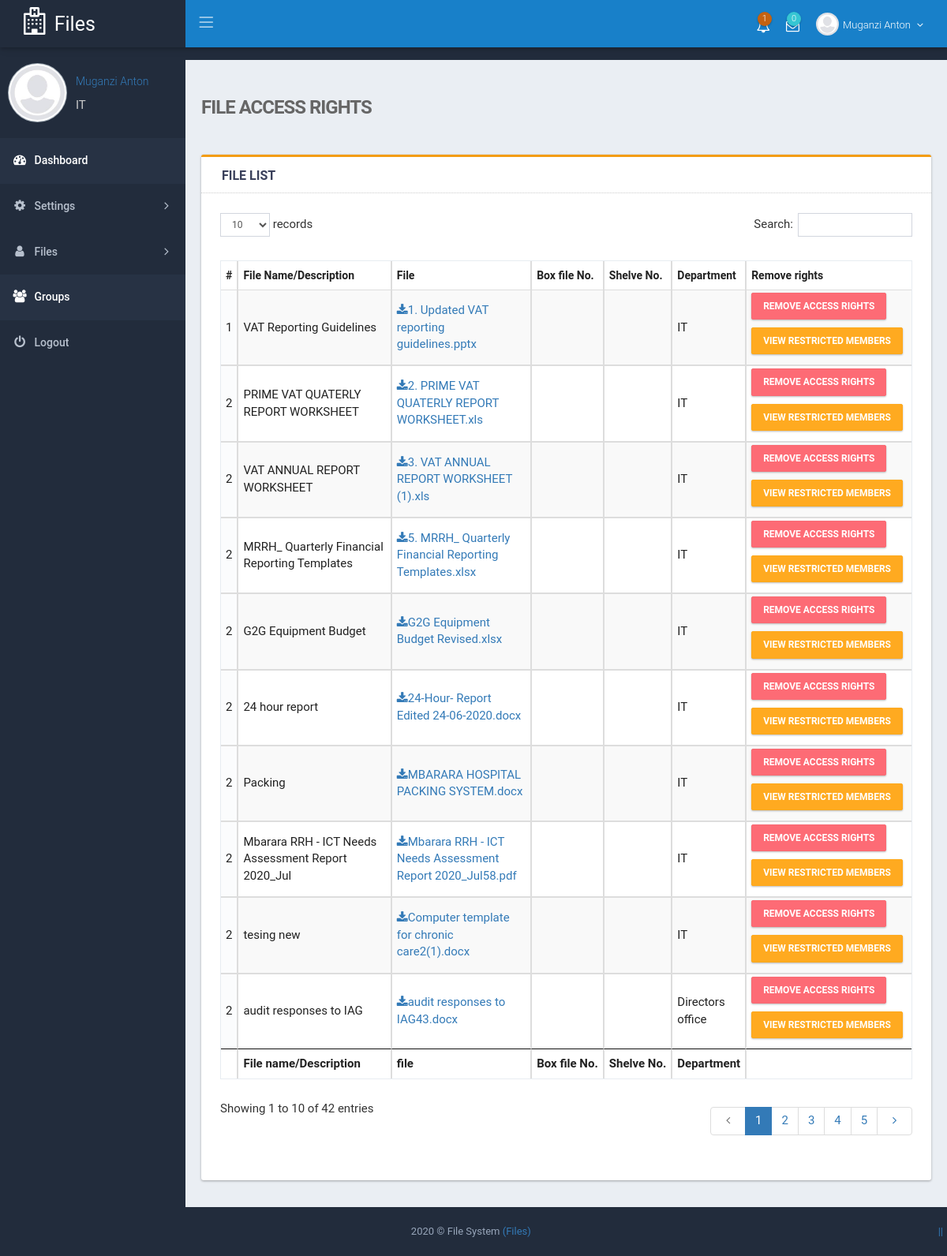
/index.php?page=fileaccess&mode=registered (signed in), run on the app's committed database.
### tables this page shows
CREATE TABLE IF NOT EXISTS `file` (
  `file_id` int(11) NOT NULL AUTO_INCREMENT,
  `staff_id` int(11) DEFAULT NULL,
  `file_name` text DEFAULT NULL,
  `file` text DEFAULT NULL,
  `passcode` text DEFAULT NULL,
  `department_id` int(11) DEFAULT NULL,
  `status` int(11) DEFAULT 1,
  `Box_number` text DEFAULT NULL,
  `Shelve_number` text DEFAULT NULL,
  `Group_id` int(11) DEFAULT NULL,
  PRIMARY KEY (`file_id`)
);

### classes/DB.php (called while the page is built, shortened)
<?php
class DB {
    private static $_instance = null;
    private $_pdo,
            $_query,
            $_error = false,
            $_result,
            $_options,
            $_dropQuery,
            $_columnName,
            $_ipNumber = null,
            $_count = 0,
            $_ugxAmount,
            $_grade, $_comment;
    private function __construct() {
        try {
            $this->_pdo = new PDO('mysql:host=' . Config::get('mysql/host') . ';dbname=' . Config::get('mysql/db'), Config::get('mysql/username'), Config::get('mysql/password'));
        } catch (PDOException $exc) {
            die($exc->getMessage());
        }
    }
    public static function getInstance() {
        if (!isset(self::$_instance)) {
            self::$_instance = new DB();
        }
        return self::$_instance;
    }
    public function query($sql, $params = array()) {
        if ($this->_query = $this->_pdo->prepare($sql)) {
            if ($this->_query->execute()) {
                $this->_result = $this->_query->fetchAll(PDO::FETCH_OBJ);
                $this->_count = $this->_query->rowCount();
            } else {
                print_r($this->_query->errorInfo());
                $this->_error = true;
            }
        }
        return $this;
    }
    public function results() {
        return $this->_result;
    }
    public function count() {
        return $this->_count;
    }
    public function checkRows($sql) {
        $this->_query = $this->query($sql);
        if ($this->count() > 0) {
            return TRUE;
        } else {
            return FALSE;
        }
    }
    public function querySample($sql) {
        if ($this->_query = $this->_pdo->prepare($sql)) {
            if ($this->_query->execute()) {
                $this->_result = $this->_query->fetchAll(PDO::FETCH_OBJ);
                $this->_count = $this->_query->rowCount();
            } else {
                print_r($this->_query->errorInfo());
                $this->_error = true;
            }
        }
        return $this->_result;
    }
    public function displayTableColumnValue($sql, $tbl_col_name) {
        $this->_columnName = "";
        $this->_query = $this->query($sql);
        foreach ($this->_query->results() as $result) {
            $this->_columnName = $result->$tbl_col_name;
        }
        return $this->_columnName;
    }
}
?>

### core/init.php (called while the page is built, shortened)
<?php
spl_autoload_register(function($class) {
    if (file_exists('classes/' . $class . '.php')) {
        return TRUE;
    }
    return FALSE;
});
?>

### classes/Config.php (called while the page is built)
<?php
class Config{
    public static function get($path=null){
        if($path){
            $config=$GLOBALS['config'];
            $path =  explode('/', $path);
            foreach ($path as $bit)
            {
                if(isset($config[$bit]))
                {
                    $config=$config[$bit];
                }
            }
            return $config;
        }
        return false;
    }
}
?>

### pages/settings/fileaccess.php (the view, shortened to what this page needs)
<!DOCTYPE html>
<html lang="en">
    <head>
        <?php include_once 'includes/header_css.php'; ?>
    </head>
    <body class="page-header-fixed sidemenu-closed-hidelogo page-content-white page-md header-blue">
        <div class="page-wrapper">
            <?php include_once 'includes/header_menu.php'; ?>
            <div class="page-container">
                <?php
                include_once 'includes/side_menu.php';
                if (isset($_GET['mode'])) {
                    echo $mode = $_GET['mode'];
                    $hidden2 = "";
                    if ($mode == 'register') {
                        $hidden = "";
                        $hidden2 = "hidden";
                        $class_width = "col-md-7";
                        $limit = "limit 10";
                    } else {
                        $hidden2 = "";
                        $limit = "";
                    }
                }
                ?>
                <div class="page-content-wrapper">
                    <div class="page-content">
                        <div class="page-bar">
                            <div class="page-title-breadcrumb">
                                <div class=" pull-left">
                                    <div class="page-title">File Access rights</div>
                                </div>
                            </div>
                        </div>
                        <div class="row">
                            <div  class="col-md-12" <?php echo $hidden2; ?>>
                                <div class="card card-topline-yellow">
                                    <div class="card-head">
                                        <header><?php echo $modez = ($mode == 'registered') ? '' : 'Last entered 10 '; ?>File List</header><span id="email_result" class="center"></span>
                                    </div>
                                    <div class="card-body " id="bar-parent">
                                        <?php
                                        $addedQuery = "";
                                        if ((isset($_SESSION['user_type']) && $_SESSION['user_type'] != "Admin") && !isset($_SESSION['immergencepassword'])) {
                                            $addedQuery = " and department_id=" . $department_id . " ";
                                        } else {
                                            $addedQuery = "";
                                        }
                                        $queryfile = 'SELECT * FROM file WHERE status=1   ' . $addedQuery . ' ORDER BY staff_id' . $limit;
                                        if (DB::getInstance()->checkRows($queryfile)) {
                                            ?>
                                            <table id="example1" class="table table-bordered table-striped">
                                                <thead>
                                                    <tr>
                                                        <th style="width: 1%;">#</th>
                                                        <th >File Name/Description</th>
                                                        <th >File</th>
                                                        <th >Box file No.</th>
                                                        <th >Shelve No.</th>
                                                        <th >Department</th>
                                                        <th style="width: 20%;">Remove rights</th>
                                                    </tr>
                                                </thead>
                                                <tbody>
                                                    <?php
                                                    $data_got = DB::getInstance()->querySample($queryfile);
                                                    $no = 1;
                                                    foreach ($data_got as $file) {
                                                        ?>
                                                        <tr>
                                                            <td style="width: 1%;"><?php echo $no; ?></td>
                                                            <td><?php echo $file->file_name; ?></td>
                                                            <td><a href="uploaded_files/<?php echo $file->file; ?>" target="_blank"><span class="fa fa-download"></span><?php echo $file->file; ?></a></td>
                                                            <td><?php echo $file->Box_number; ?></td>
                                                            <td><?php echo $file->Shelve_number; ?></td>
                                                            <td><?php echo DB::getInstance()->displayTableColumnValue("select department_name from department where id='$file->department_id' ", "department_name"); ?></td>
                                                            <td style="width: 20%;">
                                                                <a class="btn btn-danger"  data-toggle="modal" data-target="#modal-<?php echo $file->file_id; ?>">Remove access rights</a>
                                                                <a class="btn btn-warning"  data-toggle="modal" data-target="#restrict_modal-<?php echo $file->file_id; ?>">view Restricted members</a>
                                                            </td>
                                                                    <?php
                                                                    $no = 1;
                                                                        ?>
                                                    </tr>
                                                    <?php
                                                    $no++;
                                                }
                                                ?>
                                                </tbody>
                                                <tfoot>
                                                    <tr>
                                                        <th></th>
                                                        <th>File name/Description</th>
                                                        <th>file</th>
                                                        <th >Box file No.</th>
                                                        <th >Shelve No.</th>
                                                        <th>Department</th>
                                                        <th></th>
                                                    </tr>
                                                </tfoot>
                                            </table>
                                            <?php
                                        } else {
                                            echo '<div class="alert alert-danger">No file uploads</div>';
                                        }
                                        ?>
                                    </div>
                                </div>
                            </div>
                        </div>
                    </div>
                </div>
            </div>
            <?php include_once 'includes/footer.php'; ?>
        </div>
    </body>
</html>

### data on the page
file: no "1", file_name "VAT Reporting Guidelines", file "1. Updated VAT reporting guidelines.pptx", department_id "IT"
file: no "2", file_name "PRIME VAT QUATERLY REPORT WORKSHEET", file "2. PRIME VAT QUATERLY REPORT WORKSHEET.xls", department_id "IT"
file: no "2", file_name "VAT ANNUAL REPORT WORKSHEET", file "3. VAT ANNUAL REPORT WORKSHEET (1).xls", department_id "IT"
file: no "2", file_name "MRRH_ Quarterly Financial Reporting Templates", file "5. MRRH_ Quarterly Financial Reporting Templates.xlsx", department_id "IT"
file: no "2", file_name "G2G Equipment Budget", file "G2G Equipment Budget Revised.xlsx", department_id "IT"
file: no "2", file_name "24 hour report", file "24-Hour- Report Edited 24-06-2020.docx", department_id "IT"
file: no "2", file_name "Packing", file "MBARARA HOSPITAL PACKING SYSTEM.docx", department_id "IT"
file: no "2", file_name "Mbarara RRH - ICT Needs Assessment Report 2020_Jul", file "Mbarara RRH - ICT Needs Assessment Report 2020_Jul58.pdf", department_id "IT"
file: no "2", file_name "tesing new", file "Computer template for chronic care2(1).docx", department_id "IT"
file: no "2", file_name "audit responses to IAG", file "audit responses to IAG43.docx", department_id "Directors office"

### other printed values
$HOSPITAL_NAME_ABREV "Files"
$_SESSION['staff_names'] "Muganzi Anton"
$company_name "File System"
